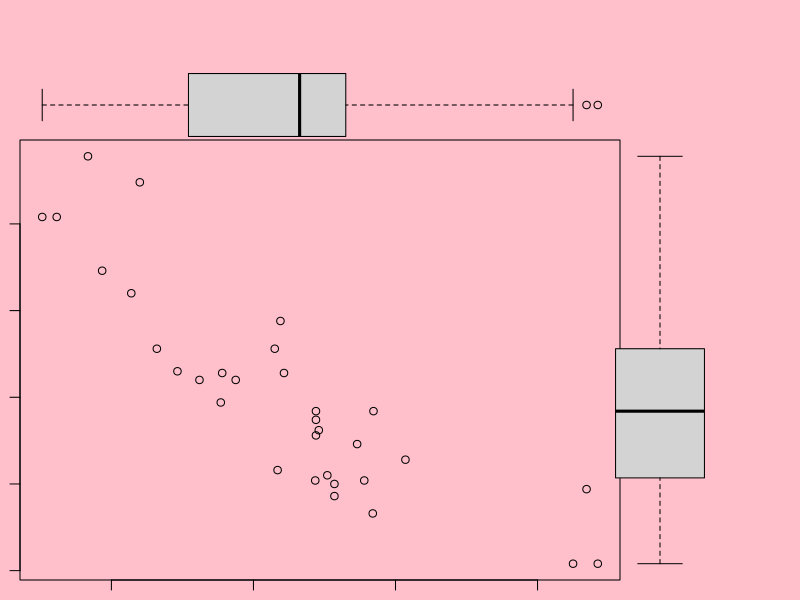

Write the R code that produced this figure.
#another technique to display graphs

data(mtcars)
mtcars
str(mtcars)
attach(mtcars)
par(fig=c(0,0.8,0,0.8)) #x-axis=0to0.8 and y-axis=0to0.8
par(mar=c(1,1,1,1))
par(bg="pink")
par(col.lab="blue")
plot(wt,mpg)
par(fig=c(0,0.8,0.65,1),new=T)
boxplot(wt,horizontal =T,axes=F )
par(fig=c(0.65,1,0,0.8),new=T)
boxplot(mpg,horizontal = F,axes=F)
